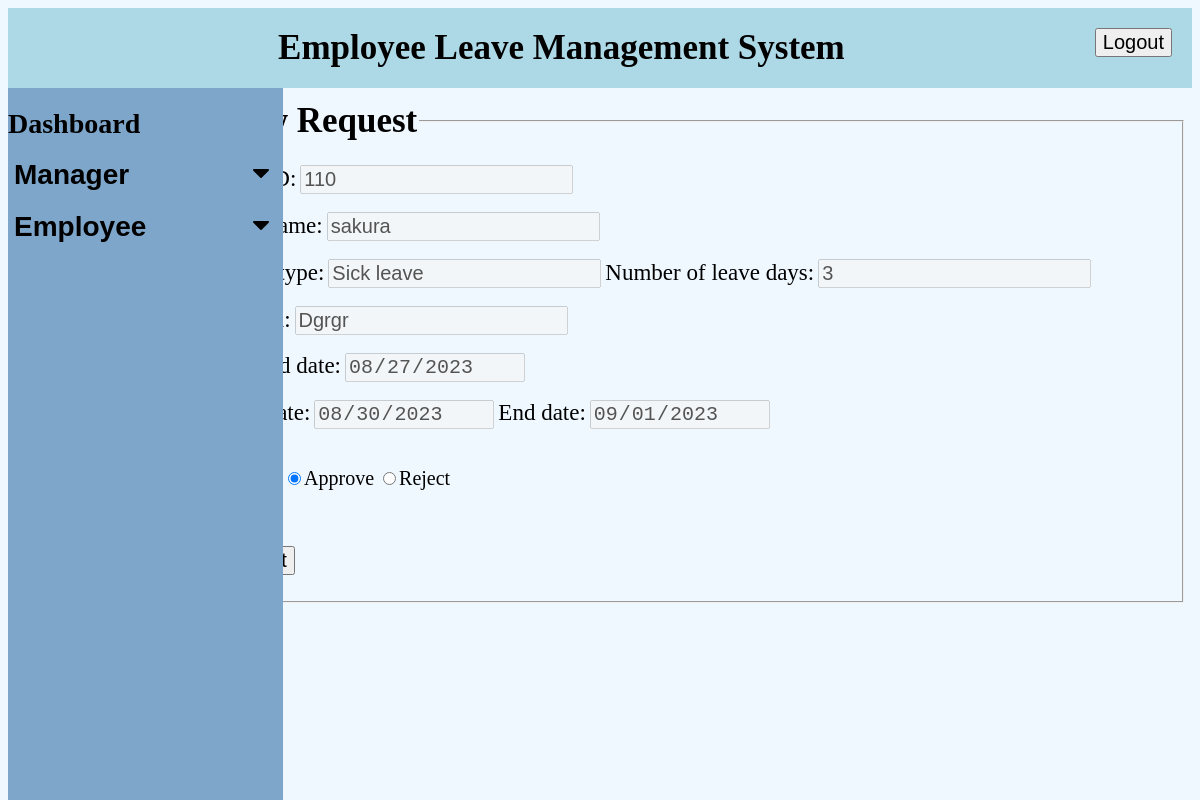
The app's page /company/viewrequest.php?id=33 with its own data.
### tables this page shows
CREATE TABLE `managerleaves` (
  `ID` int(11) NOT NULL,
  `Leave_type` varchar(50) NOT NULL,
  `Applied_date` date NOT NULL,
  `Start_date` date NOT NULL,
  `End_date` date NOT NULL,
  `No_of_days` int(11) NOT NULL,
  `Description` varchar(50) NOT NULL,
  `Status` char(50) NOT NULL,
  `M_id` int(11) NOT NULL,
  `processed` tinyint(1) DEFAULT 0,
  `Response_reason` varchar(255) NOT NULL
);

CREATE TABLE `manager` (
  `M_id` int(11) NOT NULL,
  `Firstname` char(20) NOT NULL,
  `Lastname` char(20) NOT NULL,
  `Email` varchar(255) NOT NULL,
  `Password` varchar(50) NOT NULL,
  `Address` varchar(255) NOT NULL,
  `Gender` char(15) NOT NULL,
  `DOB` date NOT NULL,
  `Phone` bigint(20) NOT NULL
);

### company/viewrequest.php (the view, shortened to what this page needs)
<?php
include('connection.php');
?>
<html>
    <head>
        <link rel="stylesheet" href="https://cdnjs.cloudflare.com/ajax/libs/font-awesome/4.7.0/css/font-awesome.min.css">
        <link rel ="stylesheet" href="style.css">
    </head>
<body>
    <nav>Employee Leave Management System
      <button  class="drop" onclick="window.location.href='logout.php';">Logout
    </button>
    </nav>
    <div class="sidenav">
    <a href ="companydashboard.php">Dashboard</a><br>
        <button class="dropdown-btn">Manager
            <i class="fa fa-caret-down"></i>
        </button>
        <br>
        <button class="dropdown-btn">Employee
            <i class="fa fa-caret-down"></i>
        </button>
        <br>
        <br>
</div>
<?php
$id = $_GET['id'];
$result = mysqli_query($con,"SELECT * FROM managerleaves where ID = $id");
if (mysqli_num_rows($result) > 0){
     $row = mysqli_fetch_array($result);
 ?>
<fieldset>
    <legend>View Request</legend>
    <form name="viewform" action="viewrequestprocess.php" method="post" onsubmit="">
        <div class="content">
            <br>
            <label>Emp ID:</label>
            <input type="text" name="id" value="<?php echo $row["M_id"]; ?>" disabled><br><br>
            <label>Staff name:</label>
            <?php
            $result1 = mysqli_query($con,"SELECT * FROM manager where M_id='". $row['M_id']."'");
            $row1 = mysqli_fetch_array($result1);
            ?>
            <input type="text" name="staffname" value="<?php echo $row1["Firstname"]; ?>" disabled><br><br>
            <label>Leave type:</label>
            <input type="text" name="leavename" value="<?php echo $row["Leave_type"]; ?>" disabled>
            <label>Number of leave days:</label>
            <input type="number" name="days" value="<?php echo $row["No_of_days"]; ?>" disabled><br><br>
            <label>Reason:</label>
            <input type="text" name="description" value="<?php echo $row["Description"]; ?>" disabled><br><br>
            <label>Applied date:</label>
            <input type="date" name="applied" value="<?php echo $row["Applied_date"]; ?>" disabled><br><br>
            <label>Start date:</label>
            <input type="date" name="start" value="<?php echo $row["Start_date"]; ?>" disabled>
            <label>End date:</label>
            <input type="date" name="end" value="<?php echo $row["End_date"]; ?>" disabled><br><br>
            <label>Status:</label>
            <input type="radio"  name="status" value="Approve" <?php echo $row["Status"]=="Approve"?"checked":"" ?>><p style="display:inline-block; font-size:20px;">Approve</p>
            <input type="radio"  name="status" value="Reject" <?php echo $row["Status"]=="Reject"?"checked":"" ?>><p style="display:inline-block; font-size:20px;">Reject</p>
            <br><br><br>
            <button type="submit">Submit</button>
</form>
</fieldset>
<?php
}
?>

### company/style.css (style rules this page uses)
body { background-color: aliceblue; }
nav { background-color: lightblue; font-size: 35px; padding: 20px; font-weight: bolder; text-align: center; }
.sidenav { height: 100%; width: 275px; position: fixed; background-color: rgb(126, 166, 202); padding-top: 20px; }
.sidenav a, .dropdown-btn { padding: 6px,8px,6px,16px; text-decoration: none; font-size: 28px; font-weight: bold; color: black; width:100% ; text-align: left; padding-left: px; display: block; cursor: pointer; background-color: rgb(126, 166, 202); border: none; }
.fa-caret-down { float: right; padding-right: 8px; }
.drop { float: right; }
label { font-size: 23px; }
input[type=text] , input[type=password],input[type=email],input[type=tel],input[type=number],input[type=radio],input[type=date] { font-size: 20px; }
legend { font-size: 35px; font-weight: bold; }
.content { margin-left: 5px; }
button { font-size: 20px; }
fieldset { width: 81%; margin-left: 16%; margin-top: 13px; }
p { font-size: 20px; display: inline-block; }

### records on screen
managerleaves: id "110", leavename "Sick leave", days "3", description "Dgrgr", applied "08/27/2023", start "08/30/2023", end "09/01/2023", Status "☑"
manager: staffname "sakura"
